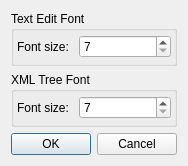
<?xml version="1.0" encoding="UTF-8"?>
<ui version="4.0">
 <class>FontDialog</class>
 <widget class="QDialog" name="FontDialog">
  <property name="geometry">
   <rect>
    <x>0</x>
    <y>0</y>
    <width>184</width>
    <height>166</height>
   </rect>
  </property>
  <property name="windowTitle">
   <string>Dialog</string>
  </property>
  <layout class="QVBoxLayout" name="verticalLayout">
   <item>
    <widget class="QGroupBox" name="groupBox">
     <property name="title">
      <string>Text Edit Font</string>
     </property>
     <layout class="QHBoxLayout" name="horizontalLayout">
      <property name="margin">
       <number>3</number>
      </property>
      <item>
       <widget class="QLabel" name="label">
        <property name="sizePolicy">
         <sizepolicy hsizetype="Maximum" vsizetype="Preferred">
          <horstretch>0</horstretch>
          <verstretch>0</verstretch>
         </sizepolicy>
        </property>
        <property name="text">
         <string>Font size: </string>
        </property>
       </widget>
      </item>
      <item>
       <widget class="QSpinBox" name="textEditFontSpin">
        <property name="minimum">
         <number>7</number>
        </property>
        <property name="maximum">
         <number>24</number>
        </property>
       </widget>
      </item>
     </layout>
    </widget>
   </item>
   <item>
    <widget class="QGroupBox" name="groupBox_2">
     <property name="title">
      <string>XML Tree Font</string>
     </property>
     <layout class="QHBoxLayout" name="horizontalLayout_2">
      <property name="margin">
       <number>3</number>
      </property>
      <item>
       <widget class="QLabel" name="label_2">
        <property name="sizePolicy">
         <sizepolicy hsizetype="Maximum" vsizetype="Preferred">
          <horstretch>0</horstretch>
          <verstretch>0</verstretch>
         </sizepolicy>
        </property>
        <property name="text">
         <string>Font size: </string>
        </property>
       </widget>
      </item>
      <item>
       <widget class="QSpinBox" name="treeFontSpin">
        <property name="minimum">
         <number>7</number>
        </property>
        <property name="maximum">
         <number>24</number>
        </property>
       </widget>
      </item>
     </layout>
    </widget>
   </item>
   <item>
    <widget class="QDialogButtonBox" name="buttonBox">
     <property name="orientation">
      <enum>Qt::Horizontal</enum>
     </property>
     <property name="standardButtons">
      <set>QDialogButtonBox::Cancel|QDialogButtonBox::Ok</set>
     </property>
    </widget>
   </item>
  </layout>
 </widget>
 <resources/>
 <connections>
  <connection>
   <sender>buttonBox</sender>
   <signal>accepted()</signal>
   <receiver>FontDialog</receiver>
   <slot>accept()</slot>
   <hints>
    <hint type="sourcelabel">
     <x>248</x>
     <y>254</y>
    </hint>
    <hint type="destinationlabel">
     <x>157</x>
     <y>274</y>
    </hint>
   </hints>
  </connection>
  <connection>
   <sender>buttonBox</sender>
   <signal>rejected()</signal>
   <receiver>FontDialog</receiver>
   <slot>reject()</slot>
   <hints>
    <hint type="sourcelabel">
     <x>316</x>
     <y>260</y>
    </hint>
    <hint type="destinationlabel">
     <x>286</x>
     <y>274</y>
    </hint>
   </hints>
  </connection>
 </connections>
</ui>
